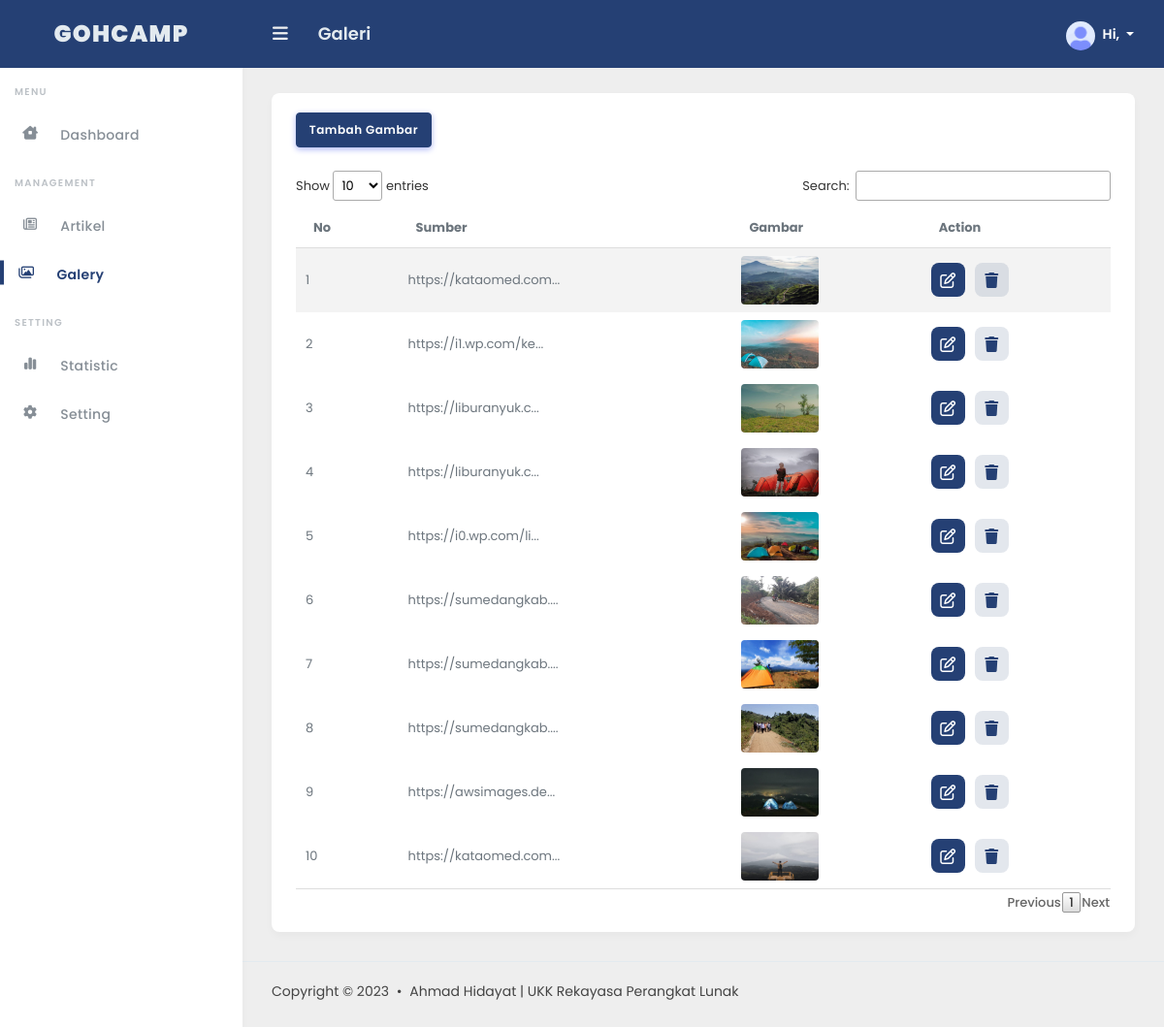
/admin/galery.php, run on the app's committed database.
### tables this page shows
CREATE TABLE `galery` (
  `id` int(11) NOT NULL,
  `image` text NOT NULL,
  `source` varchar(111) NOT NULL
);

### admin/galery.php (the view, shortened to what this page needs)
<?php
include 'core/conn.php';
include 'partials/header.php'; ?>
<div class="main-content">
    <div class="card mt-3" style="border-radius: 8px !important;">
        <div class="card-body">
            <a href="addGalery.php" class="btn btn-primary mb-4">Tambah Gambar</a>
            <table id="raporTable" class="display nowrap" style="width: 100%;">
                <thead>
                    <tr>
                        <th>No</th>
                        <th>Sumber</th>
                        <th>Gambar</th>
                        <th>Action</th>
                    </tr>
                </thead>
                <?php
                    $no = 1;
                    $show = mysqli_query($conn, "SELECT * FROM galery ORDER BY id DESC");
                    while ($data = mysqli_fetch_assoc($show)) :
                    ?>
                <tbody>
                        <tr>
                            <td><?= $no++ ?></td>
                            <td><?= substr($data['source'], "0", "20") . "..." ?></td>
                            <td>
                                <a href="../assets/img/<?= $data['image'] ?>" target="_blank"><img class="rounded" src="../assets/img/<?= $data['image'] ?>" alt="" width="80px" height="50px"></a>
                            </td>
                            <td>
                                <form action="func/galeryFunc.php" method="POST">
                                    <div class="d-flex" style="gap: 10px;">
                                        <a href="editGalery.php?id=<?= $data['id'] ?>" class="btn_control primary text-white"><i class="fa-regular fa-pen-to-square"></i></a>
                                        <button type="submit" name="btnDelete" class="btn_control secondary text-white" onclick="return confirm('Yakin untuk menghapus?')"><i class="fa-solid fa-trash"></i></button>
                                    </div>
                                </form>
                            </td>
                        </tr>
                </tbody>
                <?php endwhile; ?>
            </table>
        </div>
    </div>
</div>
<?php include 'partials/footer.php'; ?>

### admin/assets/css/style.css (style rules this page uses)
:root { --primary-color: #254074; }
html { background-color: #eeeeee; }
.btn_control { border: none; outline: none; cursor: pointer; border-radius: 8px; display: flex; justify-content: center; align-items: center; height: 35px; aspect-ratio: 1/1; width: fit-content; text-decoration: none !important; }
.btn_control i { font-size: 16px; }
.primary { background-color: var(--primary-color); }
.secondary { background-color: #25417420; }
.secondary i { color: var(--primary-color); }
a { color: var(--primary-color); font-weight: 500; transition: all 0.5s; -webkit-transition: all 0.5s; -o-transition: all 0.5s; }
.text-white, .text-white-all *, .text-white-all *:before, .text-white-all *:after { color: #ffffff !important; }
.card { box-shadow: 0 4px 8px rgba(0, 0, 0, 0.03); background-color: #fff; border-radius: 3px; border: none; position: relative; margin-bottom: 30px; }
.card .card-header, .card .card-body, .card .card-footer { background-color: transparent; padding: 20px 25px; }
.card .card-body { padding-top: 20px; padding-bottom: 20px; }
.btn { font-weight: 600; font-size: 12px; line-height: 24px; padding: 0.3rem 0.8rem; letter-spacing: 0.5px; }
.btn-primary, .btn-primary.disabled { box-shadow: 0 2px 6px #acb5f6; background-color: var(--primary-color); border-color: var(--primary-color); }
:root { --primary: color(primary); --secondary: color(fontdark); --success: color(success); --info: color(info); --warning: color(warning); --danger: color(danger); --light: color(light); --dark: color(dark); }
body { background-color: #fafdfb; font-size: 14px; font-weight: 400; font-family: "Poppins", sans-serif !important; color: #6c757d; }
.main-sidebar, .navbar, .main-content, .main-footer { transition: all 0.5s; }
.main-content { padding-left: 280px; padding-right: 30px; padding-top: 80px; width: 100%; position: relative; }

### admin/assets/css/components.css (style rules this page uses)
table.dataTable { border-collapse: collapse !important; }
table.dataTable thead th, table.dataTable thead td { border-bottom: 1px solid #ddd !important; }
table.dataTable.no-footer { border-bottom: 1px solid #ddd !important; }

### data on the page
galery: source "https://kataomed.com", image (picture)
galery: source "https://i1.wp.com/ke", image (picture)
galery: source "https://liburanyuk.c", image (picture)
galery: source "https://liburanyuk.c", image (picture)
galery: source "https://i0.wp.com/li", image (picture)
galery: source "https://sumedangkab.", image (picture)
galery: source "https://sumedangkab.", image (picture)
galery: source "https://sumedangkab.", image (picture)
galery: source "https://awsimages.de", image (picture)
galery: source "https://kataomed.com", image (picture)

### other printed values
$title "Galeri"
